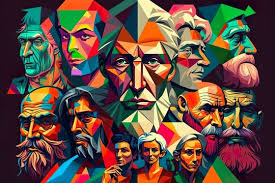
#> input picture face/download2.jpg, 275 x 183 px
$ python face.py
#> lines starting #> are read from the running program, lines starting #| are printed output that depends on the picture; after the words box and inside, x2 and y2 are one past the last pixel; in counts of white or black regions, pixels touching at a corner belong together
import cv2
import os
imagePath = 'download2.jpg'

img = cv2.imread(imagePath)
#> img is the input picture: shape (183, 275, 3); mean B, G, R 65.9, 76.5, 98.9

print(img.shape)
#| (183, 275, 3)

output_dir = r'..\Wallpapers\cv2images'
save_path = os.path.join(output_dir, 'cv2image1.png')


gray_image = cv2.cvtColor(img, cv2.COLOR_BGR2GRAY)
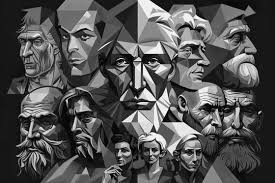
#> gray_image: shape (183, 275); min 0, max 251, mean 82

print(gray_image.shape)
#| (183, 275)

if not os.path.exists(output_dir):
        os.makedirs(output_dir)

success = cv2.imwrite(save_path, gray_image)

face_classifier = cv2.CascadeClassifier(
    cv2.data.haarcascades + "haarcascade_frontalface_default.xml"
)

face = face_classifier.detectMultiScale(
    gray_image, scaleFactor=1.1, minNeighbors=5, minSize=(40, 40)
)
#> face = [[7, 22, 52, 52], [7, 102, 56, 56], [42, 13, 61, 61]]

for (x, y, w, h) in face:
    cv2.rectangle(img, (x, y), (x + w, y + h), (0, 255, 0), 4)
#> this loop made 3 passes
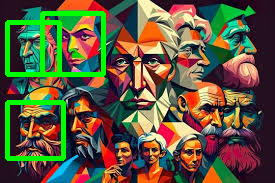
#> img: shape (183, 275, 3); 6.39% of pixels changed, all inside (x1, y1, x2, y2) = (5, 11, 106, 161)

img_rgb = cv2.cvtColor(img, cv2.COLOR_RGB2BGR)

cv2.imwrite('img_rgb3.png',img_rgb)

$ run again, with face/Freelancer David.jpg copied over face/download2.jpg
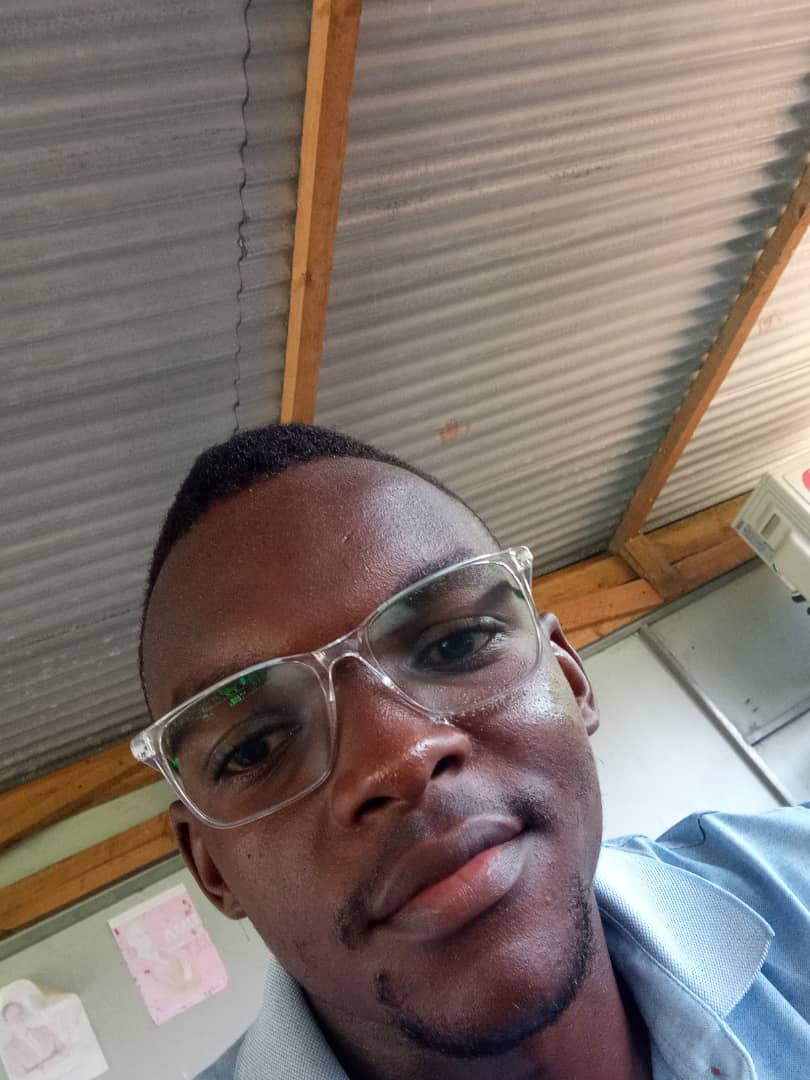
#> input picture face/Freelancer David.jpg, 810 x 1080 px
#> img is the input picture: shape (1080, 810, 3); mean B, G, R 109.3, 115.1, 127.8
#| (1080, 810, 3)
#> `gray_image = cv2.cvtColor(img, cv2.COLOR_BGR2GRAY)`:
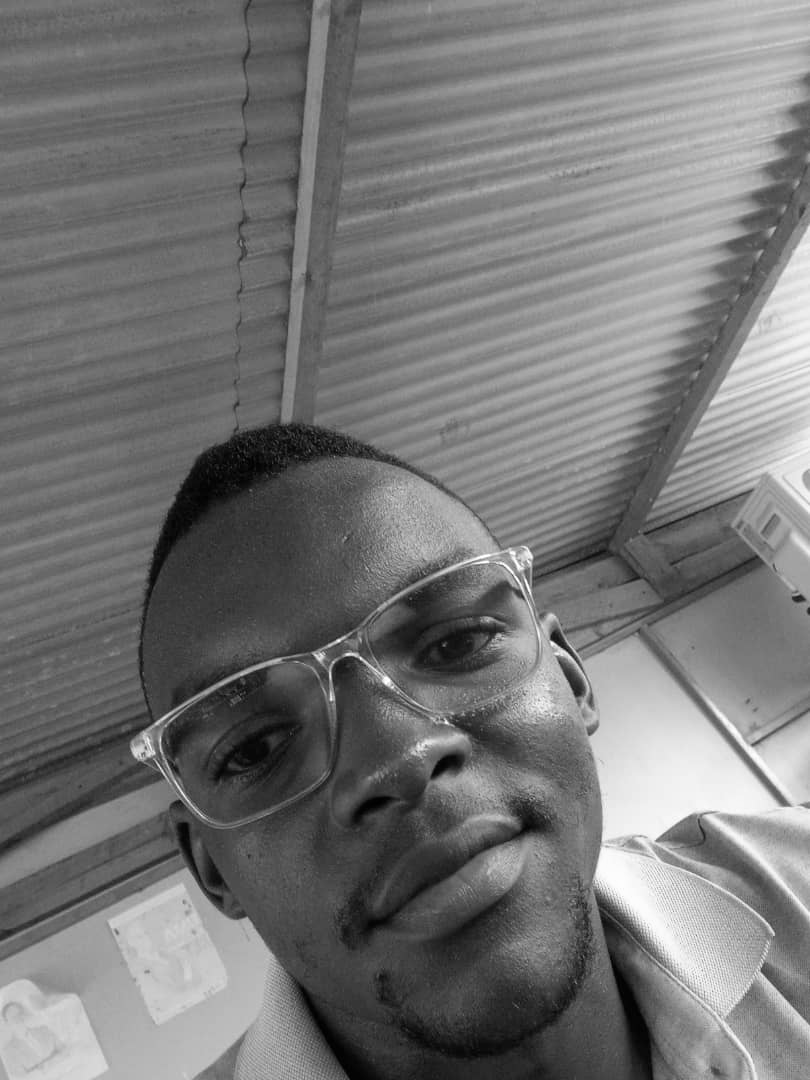
#> gray_image: shape (1080, 810); min 0, max 255, mean 118.2
#| (1080, 810)
#> face = ()
